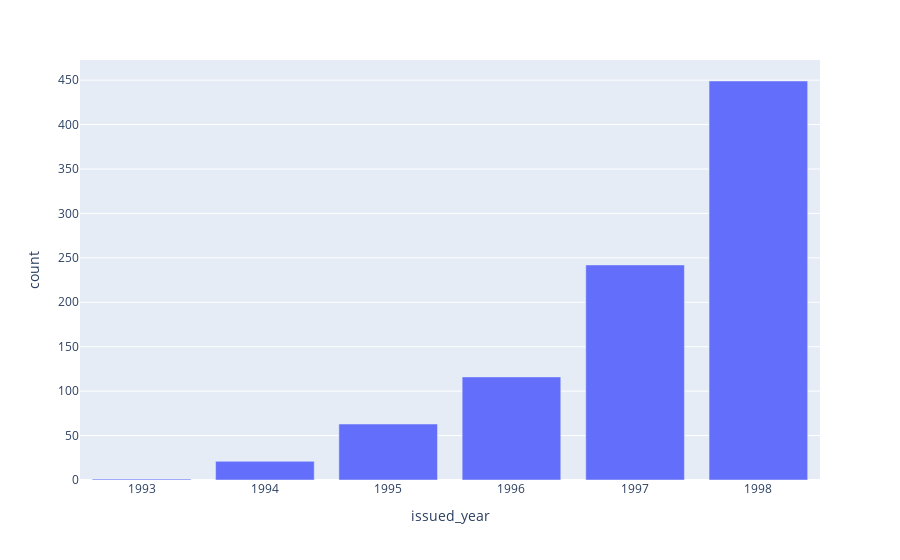

The notebook cell this image was saved under:
### Markdown cell above
Most of the cards are Classic type.

### Code cell
df = run_query("SELECT issued_year, COUNT(*) FROM (SELECT CAST(DATE_FORMAT(issued, '%Y-01-01') AS DATETIME) issued_year FROM card) tb GROUP BY issued_year")
df.columns = ['issued_year', 'count']
fig = px.bar(df, x='issued_year', y='count')
fig.show()

### Figure 1 — Plotly figure (JSON) as saved in the notebook; plotly's stock layout.template omitted (floating-point values rounded to 4 significant figures)
{"data": [{"hovertemplate": "issued_year=%{x}<br>count=%{y}<extra></extra>", "legendgroup": "", "marker": {"color": "#636efa", "pattern": {"shape": ""}}, "name": "", "orientation": "v", "showlegend": false, "textposition": "auto", "type": "bar", "x": ["1993-01-01T00:00:00.000000000", "1994-01-01T00:00:00.000000000", "1995-01-01T00:00:00.000000000", "1996-01-01T00:00:00.000000000", "1997-01-01T00:00:00.000000000", "1998-01-01T00:00:00.000000000"], "xaxis": "x", "y": [1, 21, 63, 116, 242, 449], "yaxis": "y"}], "layout": {"barmode": "relative", "legend": {"tracegroupgap": 0}, "margin": {"t": 60}, "xaxis": {"anchor": "y", "domain": [0, 1], "title": {"text": "issued_year"}}, "yaxis": {"anchor": "x", "domain": [0, 1], "title": {"text": "count"}}}}
